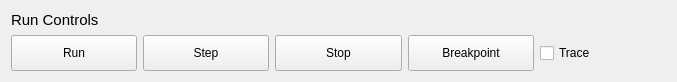
<?xml version="1.0" encoding="UTF-8"?>
<ui version="4.0">
 <class>RunControlsWidget</class>
 <widget class="QWidget" name="RunControlsWidget">
  <property name="geometry">
   <rect>
    <x>0</x>
    <y>0</y>
    <width>677</width>
    <height>82</height>
   </rect>
  </property>
  <property name="windowTitle">
   <string>Form</string>
  </property>
  <layout class="QVBoxLayout" name="verticalLayout">
   <item>
    <widget class="QLabel" name="lblRunControls">
     <property name="sizePolicy">
      <sizepolicy hsizetype="Preferred" vsizetype="Fixed">
       <horstretch>0</horstretch>
       <verstretch>0</verstretch>
      </sizepolicy>
     </property>
     <property name="font">
      <font>
       <pointsize>11</pointsize>
      </font>
     </property>
     <property name="text">
      <string>Run Controls</string>
     </property>
    </widget>
   </item>
   <item>
    <layout class="QHBoxLayout" name="horizontalLayout">
     <item>
      <widget class="QPushButton" name="btnRun">
       <property name="sizePolicy">
        <sizepolicy hsizetype="Minimum" vsizetype="Minimum">
         <horstretch>0</horstretch>
         <verstretch>0</verstretch>
        </sizepolicy>
       </property>
       <property name="text">
        <string>Run</string>
       </property>
      </widget>
     </item>
     <item>
      <widget class="QPushButton" name="btnStep">
       <property name="sizePolicy">
        <sizepolicy hsizetype="Minimum" vsizetype="Minimum">
         <horstretch>0</horstretch>
         <verstretch>0</verstretch>
        </sizepolicy>
       </property>
       <property name="text">
        <string>Step</string>
       </property>
      </widget>
     </item>
     <item>
      <widget class="QPushButton" name="btnStop">
       <property name="sizePolicy">
        <sizepolicy hsizetype="Minimum" vsizetype="Expanding">
         <horstretch>0</horstretch>
         <verstretch>0</verstretch>
        </sizepolicy>
       </property>
       <property name="text">
        <string>Stop</string>
       </property>
      </widget>
     </item>
     <item>
      <widget class="QPushButton" name="btnAddBreakpoint">
       <property name="sizePolicy">
        <sizepolicy hsizetype="Minimum" vsizetype="Expanding">
         <horstretch>0</horstretch>
         <verstretch>0</verstretch>
        </sizepolicy>
       </property>
       <property name="text">
        <string>Breakpoint</string>
       </property>
      </widget>
     </item>
     <item>
      <widget class="QCheckBox" name="checkTrace">
       <property name="sizePolicy">
        <sizepolicy hsizetype="Minimum" vsizetype="Expanding">
         <horstretch>0</horstretch>
         <verstretch>0</verstretch>
        </sizepolicy>
       </property>
       <property name="text">
        <string>Trace</string>
       </property>
      </widget>
     </item>
    </layout>
   </item>
  </layout>
 </widget>
 <resources/>
 <connections/>
</ui>
